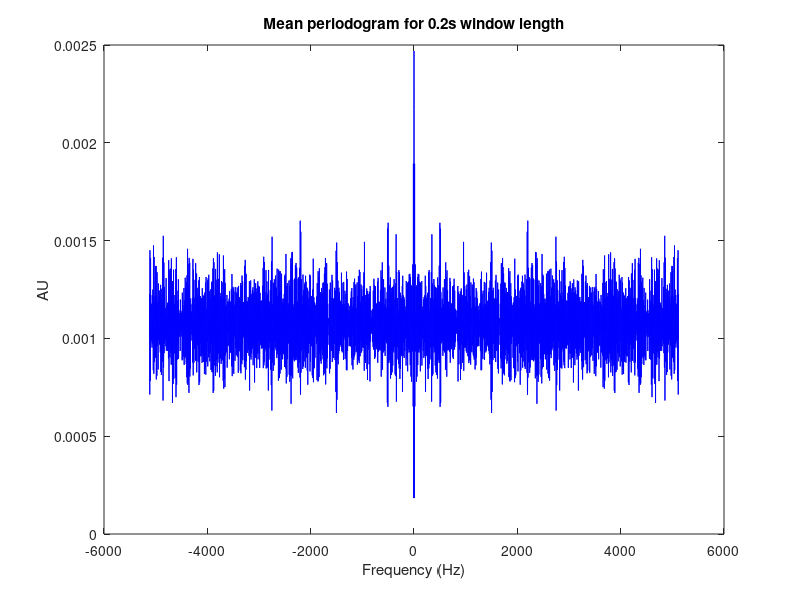
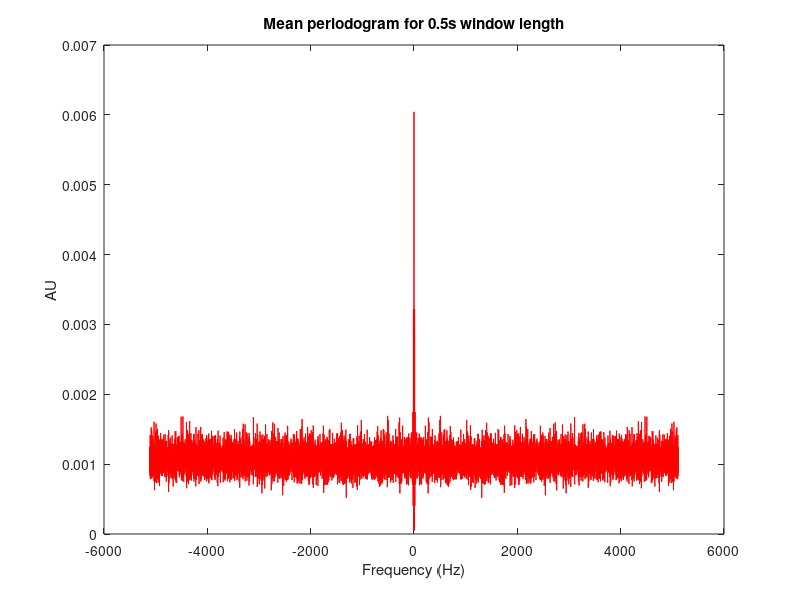
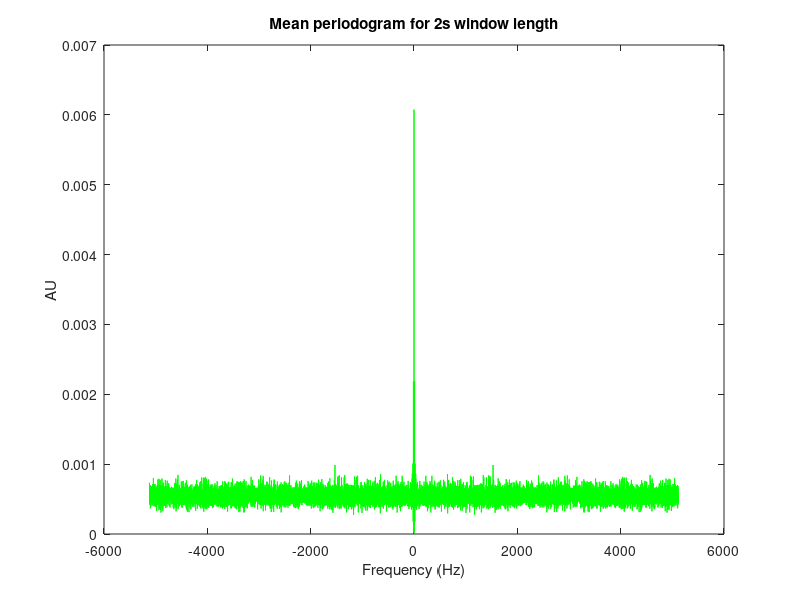
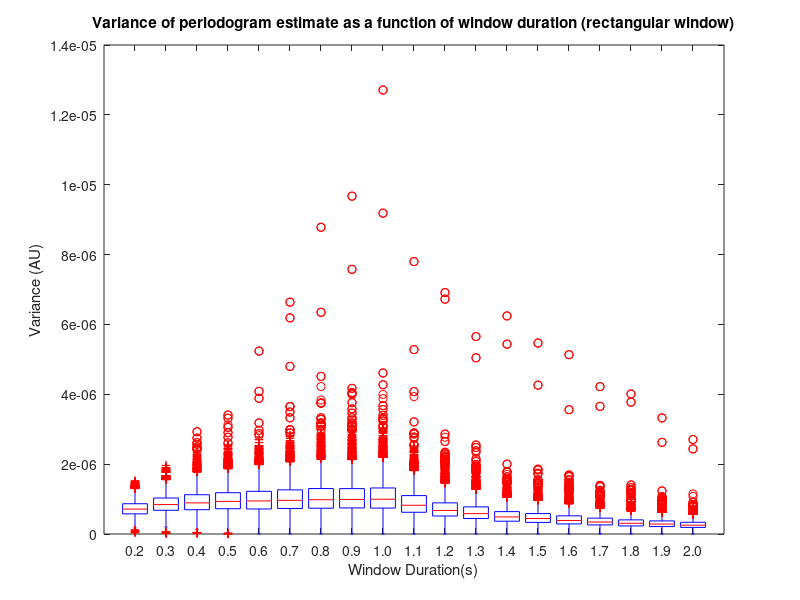

These charts were generated, in order, by the following MATLAB code:
% Eighth tutorial.
close all; clear all; clc;
 
load('spike_neural8.mat') % Load the neural_sig signal
L = length(neural_sig); % Duration of the signal in samples
fs = 10240; % Sample frequency in Hz
WinSize = [0.2:0.1:2]; % Window size in seconds 
WinSize = round(WinSize.*fs); % Window size in samples
 
f_ax = (-pi:2*pi/fs:pi-2*pi/fs)./(2*pi).*fs; % Frequency axis in Hz
variance_periodogram_estimate = []; %initialises the variance container

for uu = 1 : length(WinSize)
    
    % Estimate of the periodogram
    window = rectwin(WinSize(uu))';
    for n = 1:35 %For each window length, estimate the periodogram for the first 35 signal segments
        wind_signal=neural_sig((n-1)*WinSize(uu)+(1:WinSize(uu))).*window;
        Segm_spect{uu}(n,:) = fftshift(abs(fft(wind_signal,fs)).^2)./WinSize(uu);
    end    
    
    %Variance of the periodogram estimate for each window size
    variance_periodogram_estimate = [variance_periodogram_estimate var(Segm_spect{uu})'];   %adds new variance on next collumn
 
end


% [Here please complete with instructions for plotting the mean periodogram for rectangular window sizes of 0.2 s, 0.5 s, and 2 s] 
mean_periodogram = zeros(3,10240);
mean_periodogram(1,:) = mean(Segm_spect{1}); %0.2
mean_periodogram(2,:) = mean(Segm_spect{4});  %0.5
mean_periodogram(3,:) = mean(Segm_spect{end});   %2

figure(1); plot(f_ax, mean_periodogram(1,:), 'b');
xlabel('Frequency (Hz)'); ylabel('AU'); title('Mean periodogram for 0.2s window length');

figure(2); plot(f_ax, mean_periodogram(2,:), 'r');
xlabel('Frequency (Hz)'); ylabel('AU'); title('Mean periodogram for 0.5s window length');

hold on;
figure(3); plot(f_ax, mean_periodogram(3,:), 'g');
xlabel('Frequency (Hz)'); ylabel('AU'); title('Mean periodogram for 2s window length');
hold off;


% legend('0.2s Window Length', '0.5s Window Length', '2s Window Length');
% hold off;

% [Here please complete with instructions for computing the bias for rectangular window sizes of 0.2 s, 0.5 s, and 2 s] 
within_range = 0;
small_peak = max(mean_periodogram(1,:));   %0.2
medium_peak = max(mean_periodogram(2,:));  %0.5
high_peak = max(mean_periodogram(3,:));    %2
areas = zeros(1,3);
%%Computing areas to calculate bias(frequency range from 51250 to )
for i = 1:10240
    
   if round(f_ax(i)) == -5   %%starts 'integrating' over psd
       within_range = 1;
   end
   
   if within_range == 1
       areas(1) = areas(1) + mean_periodogram(1,i);
       areas(2) = areas(2) + mean_periodogram(2,i);
       areas(3) = areas(3) + mean_periodogram(3,i);
   end
   
   if round(f_ax(i)) == 5    %finished computing area so loop can be stopped
       break;
   end

end

small_bias = areas(1)/small_peak  %0.2
medium_bias = areas(2)/medium_peak  %0.5
high_bias = areas(3)/high_peak  %2


%%Variance of the estimator as a function of window length for different
%%windows

%rectangular window

figure(4); boxplot(variance_periodogram_estimate,'labels',{'0.2','0.3','0.4','0.5','0.6','0.7','0.8','0.9',...
    '1.0','1.1','1.2','1.3','1.4','1.5','1.6','1.7','1.8','1.9','2.0'})
xlabel('Window Duration(s)')
ylabel('Variance (AU)')
title('Variance of periodogram estimate as a function of window duration (rectangular window)');
%%Just change it at the


% [Here please complete with instructions for  plotting variance of estimation of the periodogram as a function of the window size, for rectangular, Hanning, and Hamming windows] 
% %Variance of estimation of periodogram as a function of window size for rectangular window
% figure; boxplot(Please fill)
% xlabel(Please fill)
% ylabel(Please fill)
% title(Please fill)
% 
% %hanning window
% Please fill
% 
% %hamming window
% Please fill
